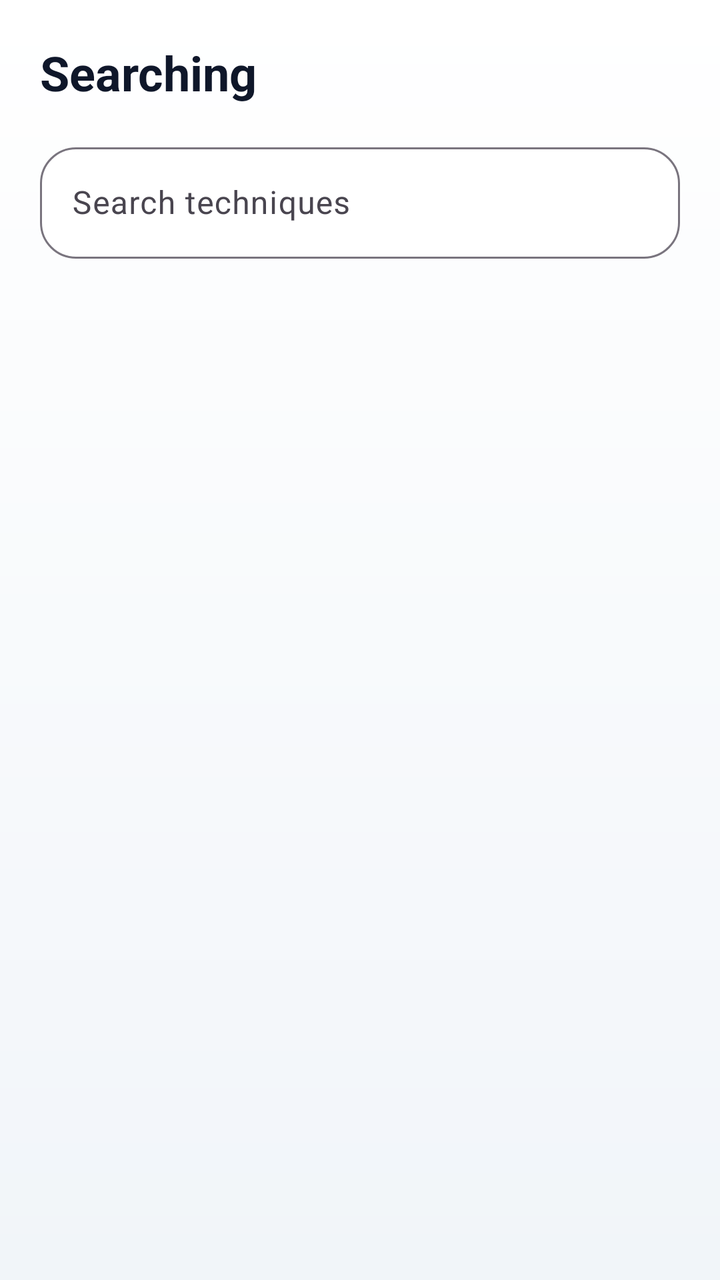
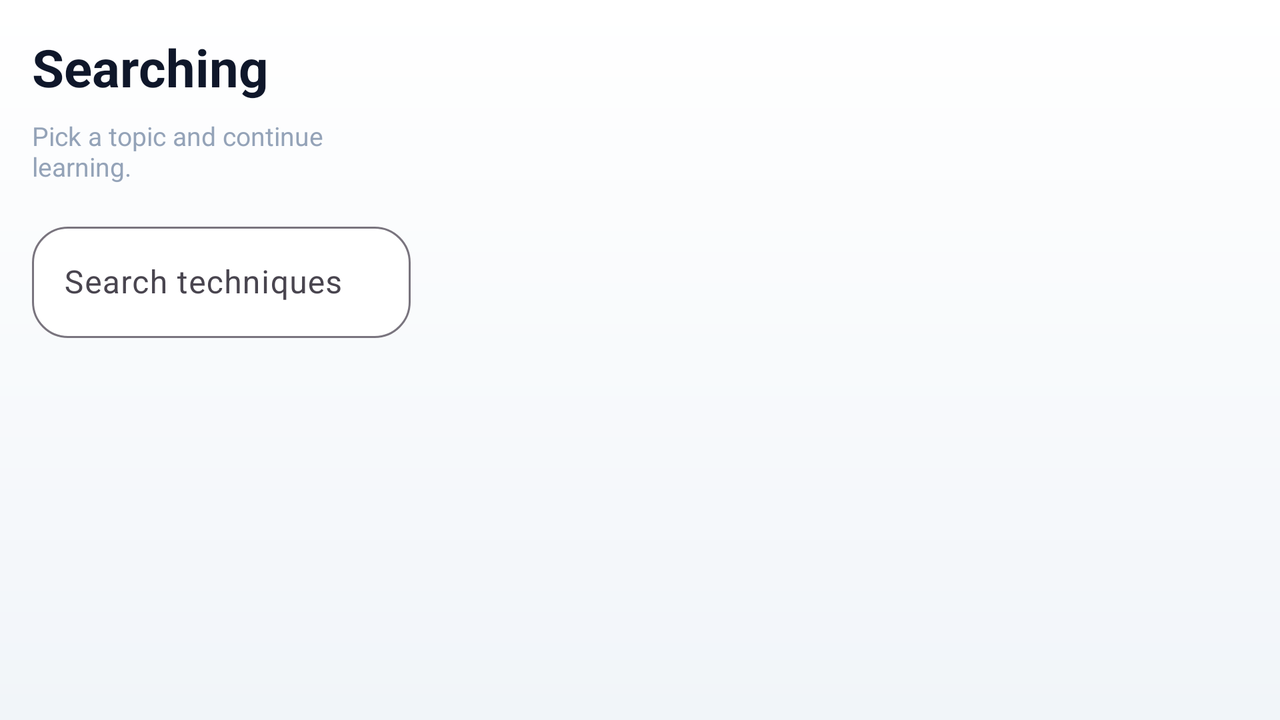

An Android layout and its configuration variant, each rendered on a device that would load it. The default file and the variant file are quoted in full after the pictures.
<!-- AndroidManifest.xml: application theme Theme.DSA -->
<!-- res/layout/activity_category.xml -->
<?xml version="1.0" encoding="utf-8"?>
<LinearLayout xmlns:android="http://schemas.android.com/apk/res/android"
    xmlns:app="http://schemas.android.com/apk/res-auto"
    android:id="@+id/category_root"
    android:layout_width="match_parent"
    android:layout_height="match_parent"
    android:background="@drawable/main_background"
    android:orientation="vertical"
    android:padding="20dp">

    <TextView
        android:id="@+id/category_title"
        android:layout_width="match_parent"
        android:layout_height="wrap_content"
        android:text="@string/category_title_default"
        android:textColor="@color/text_primary_bright"
        android:textSize="@dimen/dsa_screen_title_text"
        android:textStyle="bold" />

    <com.google.android.material.textfield.TextInputLayout
        style="@style/Widget.DSA.TextInputLayout.Search"
        android:layout_width="match_parent"
        android:layout_height="wrap_content"
        android:layout_marginTop="16dp"
        android:hint="@string/search_techniques_hint">

        <com.google.android.material.textfield.TextInputEditText
            android:id="@+id/category_search_input"
            android:layout_width="match_parent"
            android:layout_height="wrap_content"
            android:textColor="@color/text_primary_bright" />
    </com.google.android.material.textfield.TextInputLayout>

    <androidx.recyclerview.widget.RecyclerView
        android:id="@+id/technique_recycler_view"
        android:layout_width="match_parent"
        android:layout_height="0dp"
        android:layout_marginTop="16dp"
        android:layout_weight="1" />

</LinearLayout>
<!-- resources referenced by this layout -->
<resources>
  <color name="text_primary_bright">#0F172A</color>
  <dimen name="dsa_screen_title_text">24sp</dimen>
  <!-- drawable main_background (drawable) -->
  <?xml version="1.0" encoding="utf-8"?>
  <shape xmlns:android="http://schemas.android.com/apk/res/android">
      <gradient
          android:angle="270"
          android:startColor="@color/window_bg_start"
          android:endColor="@color/window_bg_end"
          android:type="linear" />
  </shape>
  <string name="category_title_default">Searching</string>
  <string name="search_techniques_hint">Search techniques</string>
  <style name="Widget.DSA.TextInputLayout.Search" parent="Widget.Material3.TextInputLayout.OutlinedBox">
          <item name="boxBackgroundColor">@color/surface_panel</item>
          <item name="boxCornerRadiusBottomEnd">18dp</item>
          <item name="boxCornerRadiusBottomStart">18dp</item>
          <item name="boxCornerRadiusTopEnd">18dp</item>
          <item name="boxCornerRadiusTopStart">18dp</item>
      </style>
  <style name="Theme.DSA" parent="Base.Theme.DSA" />
  <color name="window_bg_start">#FFFFFF</color>
  <color name="window_bg_end">#F1F5F9</color>
  <color name="surface_panel">#FFFFFF</color>
  <style name="Base.Theme.DSA" parent="Theme.Material3.DayNight.NoActionBar">
          
          <item name="colorPrimary">@color/brand_blue</item>
          <item name="colorSecondary">@color/amber_500</item>
          <item name="colorTertiary">@color/emerald_500</item>
  
          
          <item name="android:statusBarColor">@android:color/transparent</item>
          <item name="android:navigationBarColor">@android:color/transparent</item>
          <item name="android:windowLightStatusBar" tools:targetApi="m">true</item>
          <item name="android:windowLightNavigationBar" tools:targetApi="o_mr1">true</item>
  
          
          <item name="android:windowBackground">@color/window_background</item>
          <item name="android:colorBackground">@color/window_background</item>
          <item name="colorSurface">@color/surface_card</item>
          <item name="colorOnSurface">@color/text_primary_bright</item>
          <item name="android:textColor">@color/text_primary_bright</item>
          <item name="android:textColorPrimary">@color/text_primary_bright</item>
          <item name="android:textColorSecondary">@color/text_secondary</item>
      </style>
  <color name="brand_blue">#2563EB</color>
  <color name="amber_500">#F59E0B</color>
  <color name="emerald_500">#10B981</color>
  <color name="window_background">#F8FAFC</color>
  <color name="surface_card">#FFFFFF</color>
  <color name="text_secondary">#475569</color>
</resources>
<!-- res/layout-land/activity_category.xml (the repository's variant of the layout above) -->
<!-- drawn on the phone turned sideways -->
<?xml version="1.0" encoding="utf-8"?>
<LinearLayout xmlns:android="http://schemas.android.com/apk/res/android"
    xmlns:app="http://schemas.android.com/apk/res-auto"
    android:id="@+id/category_root"
    android:layout_width="match_parent"
    android:layout_height="match_parent"
    android:background="@drawable/main_background"
    android:clipToPadding="false"
    android:orientation="horizontal"
    android:padding="16dp">

    <LinearLayout
        android:layout_width="0dp"
        android:layout_height="match_parent"
        android:layout_marginEnd="16dp"
        android:layout_weight="32"
        android:orientation="vertical">

        <TextView
            android:id="@+id/category_title"
            android:layout_width="match_parent"
            android:layout_height="wrap_content"
            android:maxLines="2"
            android:text="@string/category_title_default"
            android:textColor="@color/text_primary_bright"
            android:textSize="26sp"
            android:textStyle="bold" />

        <TextView
            android:layout_width="match_parent"
            android:layout_height="wrap_content"
            android:layout_marginTop="8dp"
            android:text="Pick a topic and continue learning."
            android:textColor="@color/text_muted"
            android:textSize="13sp" />

        <com.google.android.material.textfield.TextInputLayout
            style="@style/Widget.DSA.TextInputLayout.Search"
            android:layout_width="match_parent"
            android:layout_height="wrap_content"
            android:layout_marginTop="16dp"
            android:hint="@string/search_techniques_hint">

            <com.google.android.material.textfield.TextInputEditText
                android:id="@+id/category_search_input"
                android:layout_width="match_parent"
                android:layout_height="wrap_content"
                android:textColor="@color/text_primary_bright" />
        </com.google.android.material.textfield.TextInputLayout>
    </LinearLayout>

    <androidx.recyclerview.widget.RecyclerView
        android:id="@+id/technique_recycler_view"
        android:layout_width="0dp"
        android:layout_height="match_parent"
        android:layout_weight="68"
        android:clipToPadding="false"
        android:paddingEnd="6dp"
        android:paddingBottom="10dp" />
</LinearLayout>
<!-- resources referenced by the variant -->
<!-- as the phone turned sideways resolves them -->
<resources>
  <color name="text_muted">#94A3B8</color>
  <color name="text_primary_bright">#0F172A</color>
  <!-- drawable main_background (drawable) -->
  <?xml version="1.0" encoding="utf-8"?>
  <shape xmlns:android="http://schemas.android.com/apk/res/android">
      <gradient
          android:angle="270"
          android:startColor="@color/window_bg_start"
          android:endColor="@color/window_bg_end"
          android:type="linear" />
  </shape>
  <string name="category_title_default">Searching</string>
  <string name="search_techniques_hint">Search techniques</string>
  <style name="Widget.DSA.TextInputLayout.Search" parent="Widget.Material3.TextInputLayout.OutlinedBox">
          <item name="boxBackgroundColor">@color/surface_panel</item>
          <item name="boxCornerRadiusBottomEnd">18dp</item>
          <item name="boxCornerRadiusBottomStart">18dp</item>
          <item name="boxCornerRadiusTopEnd">18dp</item>
          <item name="boxCornerRadiusTopStart">18dp</item>
      </style>
  <style name="Theme.DSA" parent="Base.Theme.DSA" />
  <color name="window_bg_start">#FFFFFF</color>
  <color name="window_bg_end">#F1F5F9</color>
  <color name="surface_panel">#FFFFFF</color>
  <style name="Base.Theme.DSA" parent="Theme.Material3.DayNight.NoActionBar">
          
          <item name="colorPrimary">@color/brand_blue</item>
          <item name="colorSecondary">@color/amber_500</item>
          <item name="colorTertiary">@color/emerald_500</item>
  
          
          <item name="android:statusBarColor">@android:color/transparent</item>
          <item name="android:navigationBarColor">@android:color/transparent</item>
          <item name="android:windowLightStatusBar" tools:targetApi="m">true</item>
          <item name="android:windowLightNavigationBar" tools:targetApi="o_mr1">true</item>
  
          
          <item name="android:windowBackground">@color/window_background</item>
          <item name="android:colorBackground">@color/window_background</item>
          <item name="colorSurface">@color/surface_card</item>
          <item name="colorOnSurface">@color/text_primary_bright</item>
          <item name="android:textColor">@color/text_primary_bright</item>
          <item name="android:textColorPrimary">@color/text_primary_bright</item>
          <item name="android:textColorSecondary">@color/text_secondary</item>
      </style>
  <color name="brand_blue">#2563EB</color>
  <color name="amber_500">#F59E0B</color>
  <color name="emerald_500">#10B981</color>
  <color name="window_background">#F8FAFC</color>
  <color name="surface_card">#FFFFFF</color>
  <color name="text_secondary">#475569</color>
</resources>
